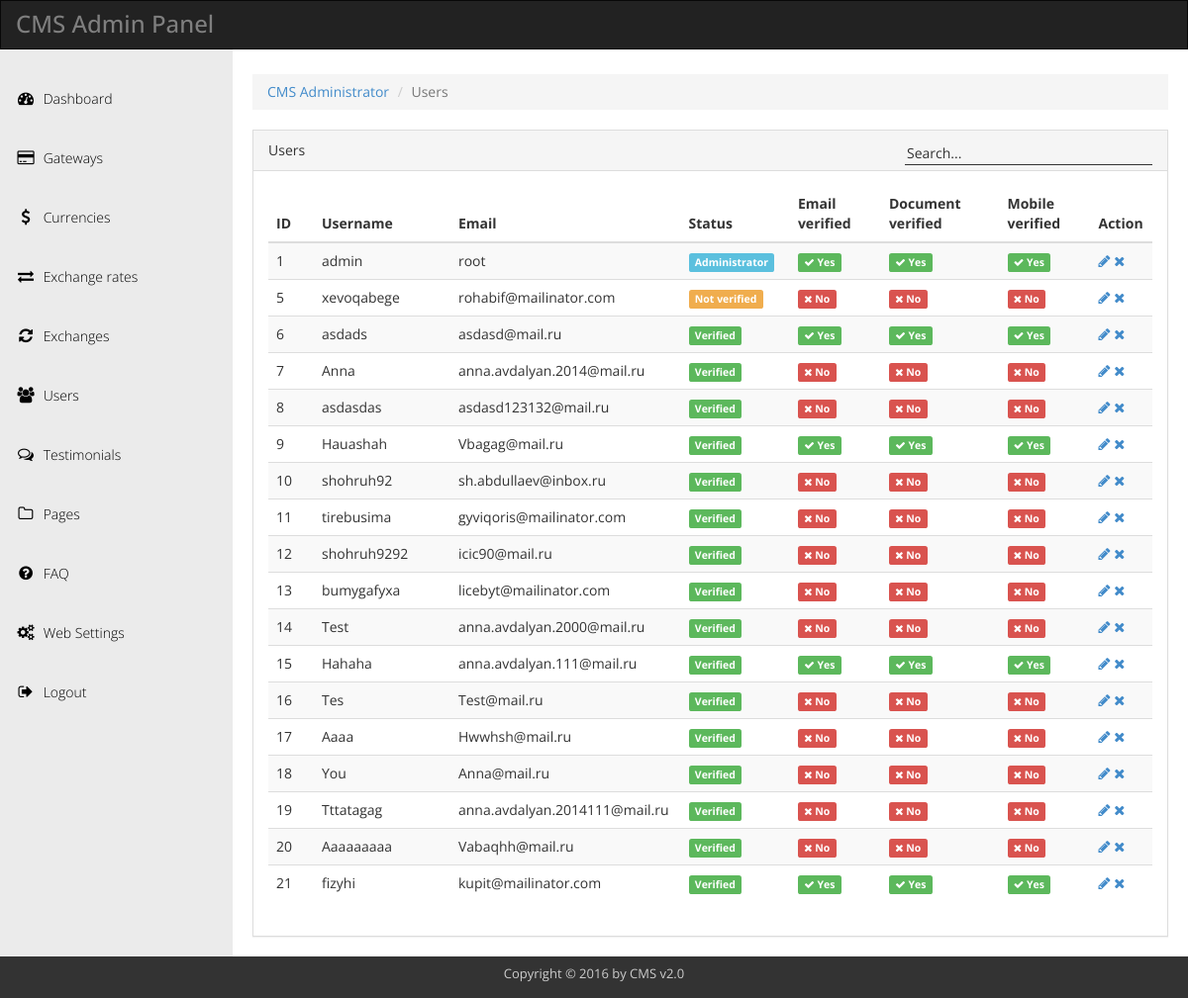
The page /admin/?a=users (signed in) on the database its author committed.
### tables this page shows
CREATE TABLE `bit_users` (
  `id` int(11) NOT NULL,
  `username` varchar(255) DEFAULT NULL,
  `password` varchar(255) DEFAULT NULL,
  `password_recovery` text DEFAULT NULL,
  `email_verified` int(11) DEFAULT NULL,
  `email_hash` text DEFAULT NULL,
  `email` varchar(255) DEFAULT NULL,
  `status` int(11) DEFAULT NULL,
  `ip` varchar(255) DEFAULT NULL,
  `last_login` int(11) DEFAULT NULL,
  `signup_time` int(11) DEFAULT NULL,
  `document_verified` int(11) DEFAULT NULL,
  `document_1` text DEFAULT NULL,
  `document_2` text DEFAULT NULL,
  `mobile_verified` int(11) DEFAULT NULL,
  `mobile_number` text DEFAULT NULL
);

### includes/functions.php (called while the page is built, shortened)
<?php
function protect($string) {
	$protection = htmlspecialchars(trim($string), ENT_QUOTES);
	return $protection;
}
?>

### admin/sources/admin/users.php (the view, shortened to what this page needs)
<?php
$b = protect($_GET['b']);
if($b == "edit") {
	$id = protect($_GET['id']);
	$query = $db->query("SELECT * FROM bit_users WHERE id='$id'");
	if($query->num_rows==0) { header("Location: ./?a=users"); }
	$row = $query->fetch_assoc();
	?>
	<ol class="breadcrumb">
		<li><a href="./">CMS Administrator</a></li>
		<li><a href="./?a=users">Users</a></li>
		<li class="active">Edit user</li>
	</ol>
	<div class="panel panel-default">
		<div class="panel-heading">
			Edit user
		</div>
		<div class="panel-body">
			<?php
			if(isset($_POST['btn_save'])) {
				$username = protect($_POST['username']);
				$email = protect($_POST['email']);
				$newpass = protect($_POST['newpass']);
				$status = protect($_POST['status']);
				$mobile_number = protect($_POST['mobile_number']);
				if(isset($_POST['email_verified'])) { $email_verified = '1'; } else { $email_verified = '0'; }
				if(isset($_POST['document_verified'])) { $document_verified = '1'; } else { $document_verified = '0'; }
				if(isset($_POST['mobile_verified'])) { $mobile_verified = '1'; } else { $mobile_verified = '0'; }
				$check_u = $db->query("SELECT * FROM bit_users WHERE username='$username'");
				$check_e = $db->query("SELECT * FROM bit_users WHERE email='$email'");
				if(empty($username) or empty($email) or empty($status)) { echo error("Please enter username,email and status."); }
				elseif($row['username'] !== $username && $check_u->num_rows>0) { echo error("This username is already used. Please choose another."); }
				elseif($row['email'] !== $email && $check_e->num_rows>0) { echo errro("This email address is already used. Please choose another."); }
				else {
					if($newpass) { $npass = md5($newpass); } else { $npass = $row['password']; }
					$update = $db->query("UPDATE bit_users SET username='$username',email='$email',password='$npass',status='$status',mobile_number='$mobile_number',email_verified='$email_verified',document_verified='$document_verified',mobile_verified='$mobile_verified' WHERE id='$row[id]'");
					echo success("Your changes was saved successfully.");
					$query = $db->query("SELECT * FROM bit_users WHERE id='$id'");
					$row = $query->fetch_assoc();
				}
			}
			$c = protect($_GET['c']);
			if($c == "delete_document_1") {
				$file = '../'.$row[document_1];
				$update = $db->query("UPDATE bit_users SET document_1='' WHERE id='$row[id]'");
				@unlink($file);
				echo success("Document 1 was deleted successfully.");
				echo '<meta http-equiv="refresh" content="3; url=./?a=users&b=edit&id='.$row[id].'" />';
				$query = $db->query("SELECT * FROM bit_users WHERE id='$id'");
				$row = $query->fetch_assoc();
			}
			if($c == "delete_document_2") {
				$file = '../'.$row[document_2];
				$update = $db->query("UPDATE bit_users SET document_2='' WHERE id='$row[id]'");
				@unlink($file);
				echo success("Document 2 was deleted successfully.");
				echo '<meta http-equiv="refresh" content="3; url=./?a=users&b=edit&id='.$row[id].'" />';
				$query = $db->query("SELECT * FROM bit_users WHERE id='$id'");
				$row = $query->fetch_assoc();
			}
			?>
			<form action="" method="POST">
				<div class="form-group">
					<label>Username</label>
					<input type="text" class="form-control" name="username" value="<?php echo $row['username']; ?>">
				</div>
				<div class="form-group">
					<label>Email address</label>
					<input type="text" class="form-control" name="email" value="<?php echo $row['email']; ?>">
				</div>
				<div class="form-group">
					<label>New password</label>
					<input type="text" class="form-control" name="newpass" placeholder="Leave empty if do not want to change it.">
				</div>
				<div class="form-group">
					<label>Status</label>
					<select class="form-control" name="status">
						<option value="1" <?php if($row['status'] == "1") { echo 'selected'; } ?>>Not verified</option>
						<option value="2" <?php if($row['status'] == "2") { echo 'selected'; } ?>>Banned</option>
						<option value="3" <?php if($row['status'] == "3") { echo 'selected'; } ?>>Verified</option>
						<option value="666" <?php if($row['status'] == "666") { echo 'selected'; } ?>>Administrator</option>
						<option value="777" <?php if($row['status'] == "777") { echo 'selected'; } ?>>Operator</option>
					</select>
				</div>
				<div class="form-group">
					<label>Mobile number</label>
					<input type="text" class="form-control" name="mobile_number" value="<?php echo $row['mobile_number']; ?>">
				</div>
				<div class="checkbox">
					<label>
					  <input type="checkbox" name="email_verified" value="yes" <?php if($row['email_verified'] == "1") { echo 'checked'; }?>> Email verified
					</label>
				  </div>
				 <div class="checkbox">
					<label>
					  <input type="checkbox" name="document_verified" value="yes" <?php if($row['document_verified'] == "1") { echo 'checked'; }?>> Document verified
					</label>
				  </div>
				 <?php if($row['document_1'] or $row['document_2']) { ?>
				 <table class="table table-striped">
					<thead>
						<tr><th colspan="2"><b>Attached files:</b></th></tr>
						<tr>
							<th>Filename</th>
							<th>Filesize</th>
							<th>Action</th>
						</tr>
					</thead>
					<tbody>
						<?php if($row['document_1']) { ?>
						<tr>
							<td><a href="<?php echo $settings['url'].$row['document_1']; ?>" target="_blank"><?php echo basename($row['document_1']); ?></a></td>
							<td><?php $filepath = '../'.$row[document_1]; $filesize = filesize($filepath); echo formatBytes($filesize); ?> </td>
							<td><a href="./?a=users&b=edit&id=<?php echo $row['id']; ?>&c=delete_document_1"><i class="fa fa-times"></i> Delete</a></td>
						</tr>
						<?php } ?>
						<?php if($row['document_2']) { ?>
						<tr>
							<td><a href="<?php echo $settings['url'].$row['document_2']; ?>" target="_blank"><?php echo basename($row['document_2']); ?></a></td>
							<td><?php $filepath = '../'.$row[document_2]; $filesize = filesize($filepath); echo formatBytes($filesize); ?> </td>
							<td><a href="./?a=users&b=edit&id=<?php echo $row['id']; ?>&c=delete_document_2"><i class="fa fa-times"></i> Delete</a></td>
						</tr>
						<?php } ?>
					</tbody>
				 </table>
				 <?php } ?>
				 <div class="checkbox">
					<label>
					  <input type="checkbox" name="mobile_verified" value="yes" <?php if($row['mobile_verified'] == "1") { echo 'checked'; }?>> Mobile verified
					</label>
				  </div>
				<button type="submit" class="btn btn-primary" name="btn_save"><i class="fa fa-check"></i> Save changes</button>
			</form>
		</div>
	</div>
	<?php
} else {
?>
<ol class="breadcrumb">
	<li><a href="./">CMS Administrator</a></li>
	<li class="active">Users</li>
</ol>
<div class="panel panel-default">
	<div class="panel-heading">
		Users
		<span class="pull-right">
			<form action="" method="POST">
				<input type="text" class="input_search" name="qry" placeholder="Search...">
			</form>
		</span>
	</div>
	<div class="panel-body">
		<table class="table table-striped">
			<thead>
				<tr>
					<th width="5%">ID</th>
					<th width="15%">Username</th>
					<th width="15%">Email</th>
					<th width="12%">Status</th>
					<th width="10%">Email verified</th>
					<th width="13%">Document verified</th>
					<th width="10%">Mobile verified</th>
					<th width="5%">Action</th>
				</tr>
			</thead>
			<tbody>
				<?php
				$searching=0;
				$page = (int) (!isset($_GET["page"]) ? 1 : $_GET["page"]);
				$limit = 20;
				$startpoint = ($page * $limit) - $limit;
				$statement = "bit_users";
				if($searching==1) {
					if(empty($qry)) {
						$qry = 'empty query';
					}
					$query = $db->query("SELECT * FROM {$statement} WHERE id LIKE '%$qry%' or username LIKE '%$qry%' or email LIKE '%$qry%' ORDER BY id");
				} else {
					$query = $db->query("SELECT * FROM {$statement} ORDER BY id LIMIT {$startpoint} , {$limit}");
				}
				if($query->num_rows>0) {
					while($row = $query->fetch_assoc()) {
						?>
						<tr>
							<td><?php echo $row['id']; ?></td>
							<td><?php echo $row['username']; ?></td>
							<td><?php echo $row['email']; ?></td>
							<td>
								<?php
								if($row['status'] == "1") {
									echo '<span class="label label-warning">Not verified</span>';
								} elseif($row['status'] == "2") {
									echo '<span class="label label-danger">Banned</span>';
								} elseif($row['status'] == "3") {
									echo '<span class="label label-success">Verified</span>';
								} elseif($row['status'] == "666") {
									echo '<span class="label label-info">Administrator</label>';
								} elseif($row['status'] == "777") {
									echo '<span class="label label-primary">Operator</label>';
								} else {
									echo '<span class="label label-default">Unknown</span>';
								}
								?>
							</td>
							<td>
								<?php
								if($row['email_verified'] == "1") {
									echo '<span class="label label-success"><i class="fa fa-check"></i> Yes</span>';
								} else {
									echo '<span class="label label-danger"><i class="fa fa-times"></i> No</span>';
								}
								?>
							</td><td>
								<?php
								if($row['document_verified'] == "1") {
									echo '<span class="label label-success"><i class="fa fa-check"></i> Yes</span>';
								} else {
									if($row['document_1']) {
										echo '<span class="label label-info"><i class="fa fa-clock-o"></i> Awaiting approval</span>';
									} else {
										echo '<span class="label label-danger"><i class="fa fa-times"></i> No</span>';
									}
								}
								?>
							</td>
							<td>
								<?php
								if($row['mobile_verified'] == "1") {
									echo '<span class="label label-success"><i class="fa fa-check"></i> Yes</span>';
								} else {
									echo '<span class="label label-danger"><i class="fa fa-times"></i> No</span>';
								}
								?>
							</td>
							<td>
								<a href="./?a=users&b=edit&id=<?php echo $row['id']; ?>" title="Edit"><i class="fa fa-pencil"></i></a>
								<a href="./?a=users&b=delete&id=<?php echo $row['id']; ?>" title="Delete"><i class="fa fa-times"></i></a>
							</td>
						</tr>
						<?php
					}
				} else {
					if($searching == "1") {
						echo '<tr><td colspan="8">No found results for <b>'.$qry.'</b>.</td></tr>';
					} else {
						echo '<tr><td colspan="8">Still no have exchanges.</td></tr>';
					}
				}
				?>
			</tbody>
		</table>
	</div>
</div>
<?php
}
?>

### admin/assets/css/templatemo_main.css (style rules this page uses)
* { font-family: 'Open Sans', sans-serif; }
body { background-color: rgb(235,235,235); }
.nav-pills>li>a, .nav-tabs>li>a, .alert, .progress, .panel, .btn, .panel-group .panel, .form-control, .modal-content, .breadcrumb { border-radius: 0; }
.list-group-item:first-child, .panel-heading { border-top-left-radius: 0; border-top-right-radius: 0; }
.input_search { background:none; color:#333; border-left:0px; border-right:0px; border-top:0px; border-bottom:1px solid #333; width:250px; height:25px; }

### rows shown on the page
bit_users: id "1", username "admin", email "root", status "Administrator", email_verified 1 (drawn), document_verified 1 (drawn), mobile_verified 1 (drawn)
bit_users: id "5", username "xevoqabege", email "rohabif@mailinator.com", status "Not verified", email_verified 0 (drawn), document_verified 0 (drawn), mobile_verified 0 (drawn)
bit_users: id "6", username "asdads", email "asdasd@mail.ru", status "Verified", email_verified 1 (drawn), document_verified 1 (drawn), mobile_verified 1 (drawn)
bit_users: id "7", username "Anna", email "anna.avdalyan.2014@mail.ru", status "Verified", email_verified 0 (drawn), document_verified 0 (drawn), mobile_verified 0 (drawn)
bit_users: id "8", username "asdasdas", email "asdasd123132@mail.ru", status "Verified", email_verified 0 (drawn), document_verified 0 (drawn), mobile_verified 0 (drawn)
bit_users: id "9", username "Hauashah", email "Vbagag@mail.ru", status "Verified", email_verified 1 (drawn), document_verified 1 (drawn), mobile_verified 1 (drawn)
bit_users: id "10", username "shohruh92", email "sh.abdullaev@inbox.ru", status "Verified", email_verified 0 (drawn), document_verified 0 (drawn), mobile_verified 0 (drawn)
bit_users: id "11", username "tirebusima", email "gyviqoris@mailinator.com", status "Verified", email_verified 0 (drawn), document_verified 0 (drawn), mobile_verified 0 (drawn)
bit_users: id "12", username "shohruh9292", email "icic90@mail.ru", status "Verified", email_verified 0 (drawn), document_verified 0 (drawn), mobile_verified 0 (drawn)
bit_users: id "13", username "bumygafyxa", email "licebyt@mailinator.com", status "Verified", email_verified 0 (drawn), document_verified 0 (drawn), mobile_verified 0 (drawn)
bit_users: id "14", username "Test", email "anna.avdalyan.2000@mail.ru", status "Verified", email_verified 0 (drawn), document_verified 0 (drawn), mobile_verified 0 (drawn)
bit_users: id "15", username "Hahaha", email "anna.avdalyan.111@mail.ru", status "Verified", email_verified 1 (drawn), document_verified 1 (drawn), mobile_verified 1 (drawn)
bit_users: id "16", username "Tes", email "Test@mail.ru", status "Verified", email_verified 0 (drawn), document_verified 0 (drawn), mobile_verified 0 (drawn)
bit_users: id "17", username "Aaaa", email "Hwwhsh@mail.ru", status "Verified", email_verified 0 (drawn), document_verified 0 (drawn), mobile_verified 0 (drawn)
bit_users: id "18", username "You", email "Anna@mail.ru", status "Verified", email_verified 0 (drawn), document_verified 0 (drawn), mobile_verified 0 (drawn)
bit_users: id "19", username "Tttatagag", email "anna.avdalyan.2014111@mail.ru", status "Verified", email_verified 0 (drawn), document_verified 0 (drawn), mobile_verified 0 (drawn)
bit_users: id "20", username "Aaaaaaaaa", email "Vabaqhh@mail.ru", status "Verified", email_verified 0 (drawn), document_verified 0 (drawn), mobile_verified 0 (drawn)
bit_users: id "21", username "fizyhi", email "kupit@mailinator.com", status "Verified", email_verified 1 (drawn), document_verified 1 (drawn), mobile_verified 1 (drawn)
